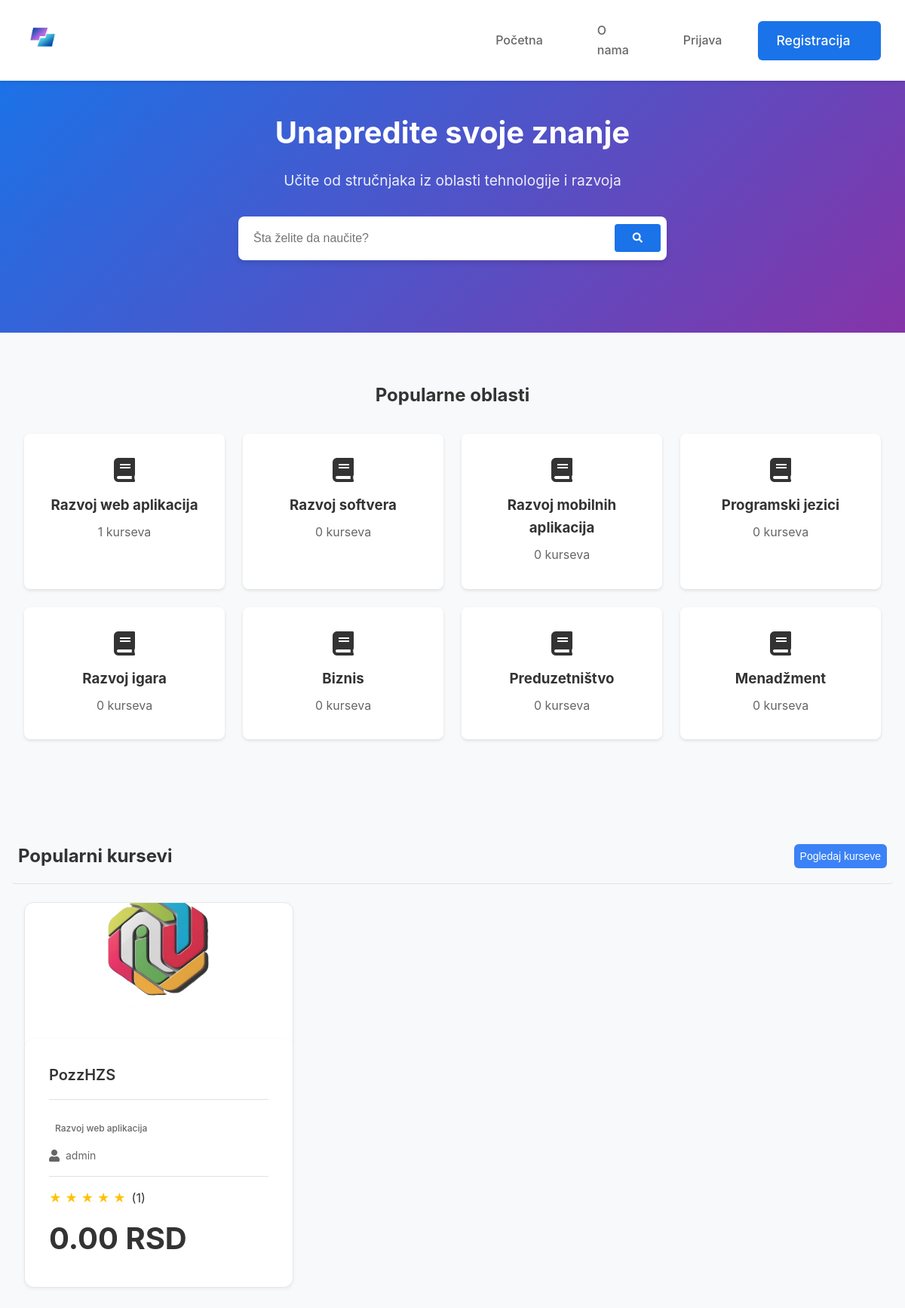
The page / on the database its author committed.
### myapp/models.py (models this page shows, shortened)
class Topic(models.Model):
    CATEGORY_CHOICES = [
        ('development', 'Razvoj softvera'),
        ('business', 'Biznis'),
        ('finance', 'Finansije & Računovodstvo'),
        ('it', 'Infomracione tehnologije'),
        ('design', 'Dizajn'),
        ('marketing', 'Marketing'),
        ('lifestyle', 'Lifestyle'),
        ('photography', 'Fotografija & Video'),
        ('health', 'Zdravlje & Sport'),
        ('music', 'Muzika'),
        ('teaching', 'Teaching & Academics')
    ]
    name = models.CharField(max_length=100)
    category = models.CharField(
        max_length=50,
        choices=CATEGORY_CHOICES,
        default='development'
    )
    class Meta:
        ordering = ['name']
        unique_together = ['name', 'category']

class Course(models.Model):
    LANGUAGE_CHOICES = [
        ('en', 'Engleski'),
        ('sr', 'Srpski'),
        ('de', 'Nemački'),
        ('fr', 'Francuski'),
        ('es', 'Španski')
    ]
    STATUS_CHOICES = [
        ('draft', 'Draft'),
        ('published', 'Published')
    ]
    title = models.CharField(max_length=200)
    slug = models.SlugField(unique=True)
    description = models.TextField()
    topic = models.ForeignKey(Topic, on_delete=models.CASCADE)
    instructor = models.ForeignKey(User, on_delete=models.CASCADE)
    created_at = models.DateTimeField(auto_now_add=True)
    updated_at = models.DateTimeField(auto_now=True)
    language = models.CharField(max_length=2, choices=LANGUAGE_CHOICES, default='en')
    status = models.CharField(max_length=10, choices=STATUS_CHOICES, default='draft')
    is_free = models.BooleanField(default=False)
    price = models.DecimalField(max_digits=10, decimal_places=2, default=0.00)
    image = models.ImageField(upload_to='course_images/')
    enrolled_students = models.ManyToManyField(User, through='CourseEnrollment', related_name='enrolled_courses')
    is_featured = models.BooleanField(default=False)

### myapp/views.py (the view)
# urls.py: 2. Add a URL to urlpatterns:  path('', views.home, name='home')
def home(request):
    popular_courses = Course.objects.filter(
        status='published'
    ).select_related('instructor', 'topic').annotate(
        rating_average=Avg('reviews__rating'),
        rating_count=Count('reviews')
    ).order_by('-rating_count')[:6]
    topics = Topic.objects.annotate(
        course_count=Count('course', filter=Q(course__status='published'))
    ).order_by('-course_count')[:8]
    context = {
        'popular_courses': popular_courses,
        'topics': topics,
    }
    return render(request, 'index.html', context)

### myapp/templates/index.html (shortened to what this page needs)
{% extends "base.html" %}
{% load static %}
{% block content %}
<main class="main-content">
    <section class="hero-section">
        <div class="hero-content">
            <h1>Unapredite svoje znanje</h1>
            <p>Učite od stručnjaka iz oblasti tehnologije i razvoja</p>
            <div class="search-container">
                <form action="{% url 'search_courses' %}" method="GET" class="search-form">
                    <input type="text" name="q" placeholder="Šta želite da naučite?" value="{{ request.GET.q }}">
                    <button type="submit"><i class="fas fa-search"></i></button>
                </form>
            </div>
        </div>
    </section>
    <section class="topics-section">
        <h2>Popularne oblasti</h2>
        <div class="topics-grid">
            {% for topic in topics %}
            <a href="{% url 'search_courses' %}?topics={{ topic.id }}" class="topic-card">
                <i class="{{ topic.icon|default:'fas fa-book' }}"></i>
                <h3>{{ topic.name }}</h3>
                <p>{{ topic.course_count }} kurseva</p>
            </a>
            {% endfor %}
        </div>
    </section>
    <section class="courses-section">
        <div class="section-header">
            <h2>Popularni kursevi</h2>
            <div class="dropdown">
                <button class="btn btn-edit" onclick="window.location.href='{% url 'search_courses' %}'">Pogledaj kurseve</button>
            </div>
        </div>
        <div class="course-grid">
            {% if popular_courses %}
                {% for course in popular_courses %}
                    <div class="course-card">
                        <div class="course-image">
                            {% if course.image %}
                                <img src="{{ course.image.url }}" alt="{{ course.title }}">
                            {% else %}
                                <img src="{% static 'images/default-course.jpg' %}" alt="{{ course.title }}">
                            {% endif %}
                        </div>
                        <div class="course-content">
                            <h3>{{ course.title }}</h3>
                            <div class="course-topic">{{ course.topic.name }}</div>
                            <div class="instructor">
                                <i class="fas fa-user"></i>
                                <span>{{ course.instructor.username }}</span>
                            </div>
                            <div class="course-meta">
                                <div class="rating">
                                    <div class="stars">
                                        {% with stars=course.rating_average|default:0|floatformat:"0" %}
                                            {% for i in "12345" %}
                                                {% if forloop.counter <= stars|add:"0" %}★{% else %}☆{% endif %}
                                            {% endfor %}
                                        {% endwith %}
                                    </div>
                                    <span class="rating-count">({{ course.rating_count }})</span>
                                </div>
                                {% if not course.is_free %}
                                    <div class="price">{{ course.price }} RSD</div>
                                {% endif %}
                            </div>
                        </div>
                        <a href="{% url 'course_detail' course.slug %}" class="card-link"></a>
                    </div>
                {% endfor %}
            {% else %}
                <p class="no-courses">Trenutno nema dostupnih kurseva.</p>
            {% endif %}
        </div>
    </section>
</main>
{% endblock %}

### myapp/templates/base.html (shortened to what this page needs)
<!DOCTYPE html>
<html lang="en">
<head>
    {% load static %}
    <link rel="stylesheet" href="https://cdnjs.cloudflare.com/ajax/libs/font-awesome/5.15.4/css/all.min.css">
    <link rel="stylesheet" href="{% static 'css/base.css' %}">
    <link rel="stylesheet" href="{% static 'css/index.css' %}">
    <link rel="stylesheet" href="{% static 'css/course_detail.css' %}">
    <link rel="stylesheet" href="{% static 'css/course_content.css' %}">
    <link rel="stylesheet" href="{% static 'css/about.css' %}">
    <link rel="stylesheet" href="{% static 'css/dashboard.css' %}">
    <link rel="stylesheet" href="{% static 'css/profile.css' %}">
    <link rel="stylesheet" href="{% static 'css/search.css' %}">
    <link rel="stylesheet" href="{% static 'css/course_content_admin.css' %}">
</head>
<body>
    <div class="fade-in">
        <nav class="navbar">
            <div class="nav-brand">
                <a href="{% url 'home' %}">
                    <img src="/media/llogo.png" style="width: 50px; height: 50px;" alt="Logo" class="logo">
                </a>
            </div>
            <div class="nav-links" id="navLinks">
                <a href="{% url 'home' %}" class="nav-item">Početna</a>
                <a href="{% url 'about' %}" class="nav-item">O nama</a>
                {% if user.is_authenticated %}
                    {% if user.is_staff %}
                    <div class="nav-dropdown">
                        <a href="#" class="nav-item">Admin Panel <i class="fas fa-chevron-down"></i></a>
                        <div class="dropdown-content">
                            <a href="{% url 'admin_dashboard' %}">Kontrolna tabla</a>
                            <a href="{% url 'admin_users' %}">Korisnici</a>
                            <a href="{% url 'admin_courses' %}">Kursevi</a>
                            <a href="{% url 'admin_course_create' %}">Napravite kurs</a>
                            <a href="{% url 'admin_logout' %}">Odjava</a>
                        </div>
                    </div>
                    {% endif %}
                    <div class="nav-dropdown">
                        <a href="#" class="nav-item">
                            {% if user.profile.avatar %}
                                <img src="{{ user.profile.avatar.url }}" alt="Profil" class="nav-profile-img">
                            {% else %}
                                <div class="nav-profile-img avatar-fallback">{{ user.first_name|first|upper }}</div>
                            {% endif %}
                            {{ user.first_name }} <i class="fas fa-chevron-down"></i>
                        </a>
                        <div class="dropdown-content">
                            <a href="{% url 'profile' %}">Profil</a>
                            <a href="{% url 'profile' %}">Moji kursevi</a>
                            <a href="{% url 'logout' %}" class="logout-link">Odjava</a>
                        </div>
                    </div>
                {% else %}
                    <a href="{% url 'login' %}" class="nav-item">Prijava</a>
                    <a href="{% url 'register' %}" class="nav-item btn-primary">Registracija</a>
                {% endif %}
            </div>
        </nav>
        {% block content %}
        {% endblock %}
    </div>
</body>
</html>

### myapp/static/css/base.css (style rules this page uses)
*, *::before, *::after { margin: 0; padding: 0; box-sizing: border-box; }
:root { --primary-color: #1a73e8; --secondary-color: #8534a8; --text-primary: #333; --text-secondary: #666; --background-light: #f8f9fa; --background-dark: #212529; --border-color: #dee2e6; --shadow-sm: 0 2px 4px rgba(0,0,0,0.1); --shadow-md: 0 4px 6px rgba(0,0,0,0.1); --transition: all 0.3s ease; }
body { font-family: 'Inter', -apple-system, BlinkMacSystemFont, sans-serif; line-height: 1.6; color: var(--text-primary); background: var(--background-light); margin-top: 80px; }
.navbar { position: fixed; top: 0; left: 0; right: 0; background: white; padding: 1rem 2rem; display: flex; align-items: center; gap: 2rem; box-shadow: var(--shadow-sm); z-index: 1000; }
.nav-brand { display: flex; align-items: center; }
.nav-brand img { width: 50px; height: 50px; object-fit: contain; }
.nav-links { display: flex; align-items: center; gap: 1.5rem; margin-left: auto; }
.nav-item { color: var(--text-primary); text-decoration: none; padding: 0.5rem 1rem; border-radius: 4px; transition: var(--transition); position: relative; }
.search-form { display: flex; gap: 0.5rem; background: white; padding: 0.75rem; border-radius: 8px; box-shadow: var(--shadow-sm); }
.search-form input { flex: 1; border: none; outline: none; font-size: 1rem; padding: 0.5rem; }
.search-form button { background: var(--primary-color); color: white; border: none; padding: 0.5rem 1.5rem; border-radius: 4px; cursor: pointer; transition: var(--transition); }

### myapp/static/css/course_detail.css (style rules this page uses)
.price { font-size: 2.5rem; font-weight: bold; color: var(--text-primary); display: block; }
.btn-primary { width: 100%; padding: 1rem 2rem; font-size: 1.1rem; text-align: center; background: var(--primary-color); color: white; border: none; border-radius: 8px; cursor: pointer; transition: all 0.2s ease; }
.section-header { padding: 1rem; background: var(--bg-secondary); display: flex; justify-content: space-between; align-items: center; }
.stars { display: flex; gap: 0.25rem; }

### myapp/static/css/course_content.css (style rules this page uses)
.main-content { flex: 1; min-width: 0; }
.section-header { padding: 0.5rem; background: var(--bg-secondary); border-radius: 4px; margin-bottom: 0.5rem; }

### myapp/static/css/dashboard.css (style rules this page uses)
.btn-primary { display: inline-flex; align-items: center; gap: 0.5rem; padding: 0.75rem 1.5rem; background: var(--primary-color); color: white; border: none; border-radius: 6px; font-weight: 500; text-decoration: none; transition: all 0.2s; }
.course-card { position: relative; background: white; border-radius: 12px; overflow: hidden; box-shadow: 0 2px 4px rgba(0, 0, 0, 0.05); transition: all 0.2s ease; border: 1px solid #e2e8f0; display: flex; flex-direction: column; height: 100%; }
.course-image { width: 100%; height: 180px; object-fit: cover; }
.course-content { padding: 1.25rem; flex: 1; display: flex; flex-direction: column; }
.btn-edit, .btn-content, .btn-delete { padding: 0.5rem; border-radius: 6px; font-weight: 500; font-size: 0.875rem; text-align: center; transition: all 0.2s ease; white-space: nowrap; cursor: pointer; text-decoration: none; display: inline-flex; align-items: center; justify-content: center; gap: 0.5rem; min-width: 0; overflow: hidden; text-overflow: ellipsis; }
.btn-edit { background: #3b82f6; color: white; border: none; }
.course-content { background: white; padding: 2rem; border-radius: 12px; box-shadow: var(--shadow-sm); }
.course-content h3 { font-size: 1.25rem; font-weight: 600; color: var(--text-primary); margin-bottom: 1.5rem; padding-bottom: 1rem; border-bottom: 1px solid var(--border-color); }
.btn-primary { padding: 0.75rem 2rem; background: var(--primary-color); color: white; border: none; border-radius: 6px; font-weight: 500; cursor: pointer; transition: all 0.2s ease; }

### myapp/static/css/profile.css (style rules this page uses)
.nav-item { padding: 0.75rem 1.5rem; border: none; background: transparent; color: var(--text-secondary); font-weight: 500; cursor: pointer; border-radius: 6px; transition: all 0.2s; }
.course-image { height: 180px; overflow: hidden; }
.course-image img { width: 100%; height: 100%; object-fit: cover; }

### myapp/static/css/course_content_admin.css (style rules this page uses)
.section-header { display: flex; align-items: center; gap: 1rem; margin-bottom: 1.5rem; padding-bottom: 1rem; border-bottom: 1px solid var(--border-color); }
.btn-primary { background: var(--primary-color); color: white; padding: 0.75rem 1.5rem; border: none; border-radius: 6px; font-weight: 500; cursor: pointer; display: inline-flex; align-items: center; gap: 0.5rem; transition: all 0.2s; }

### rows shown on the page
Topic: name "Razvoj web aplikacija", course_count "1"
Topic: name "Razvoj softvera", course_count "0"
Topic: name "Razvoj mobilnih aplikacija", course_count "0"
Topic: name "Programski jezici", course_count "0"
Topic: name "Razvoj igara", course_count "0"
Topic: name "Biznis", course_count "0"
Topic: name "Preduzetništvo", course_count "0"
Topic: name "Menadžment", course_count "0"
Course: image (picture), title "PozzHZS", topic.name "Razvoj web aplikacija", instructor.username "admin", rating_count "1", price "0.00"
